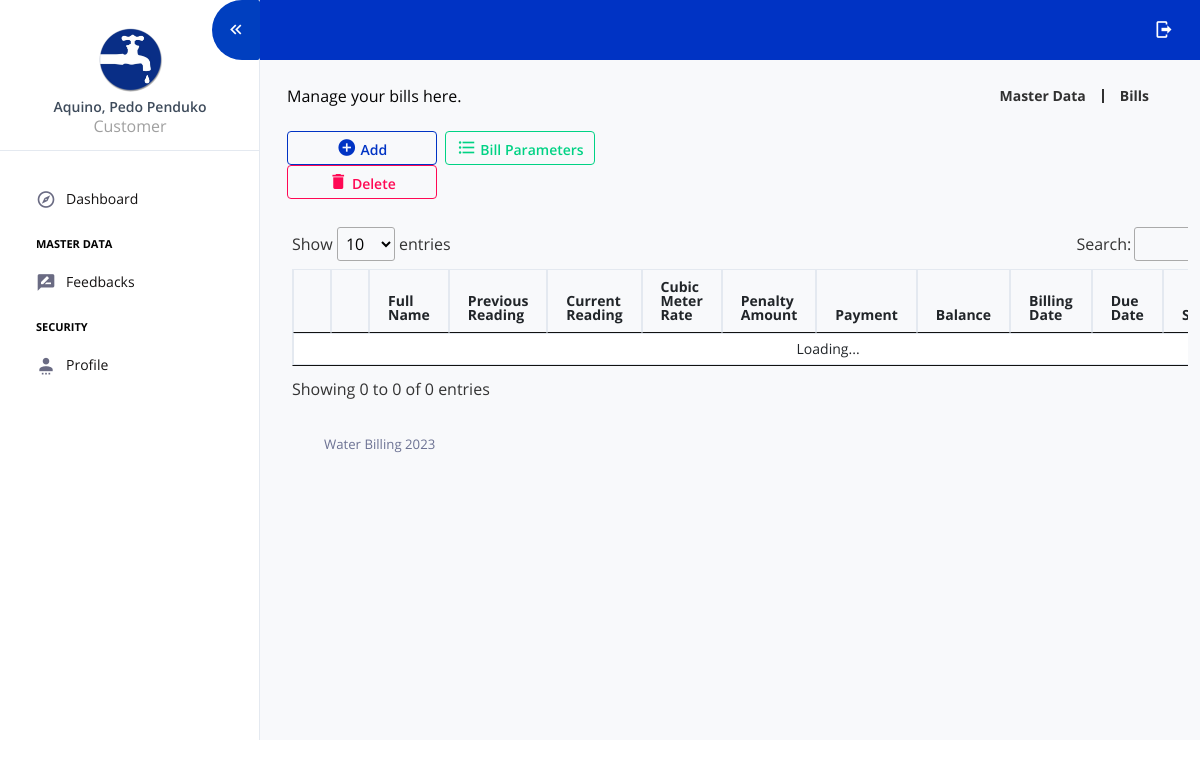
Page /?page=bills (signed in) on the earlier database version.
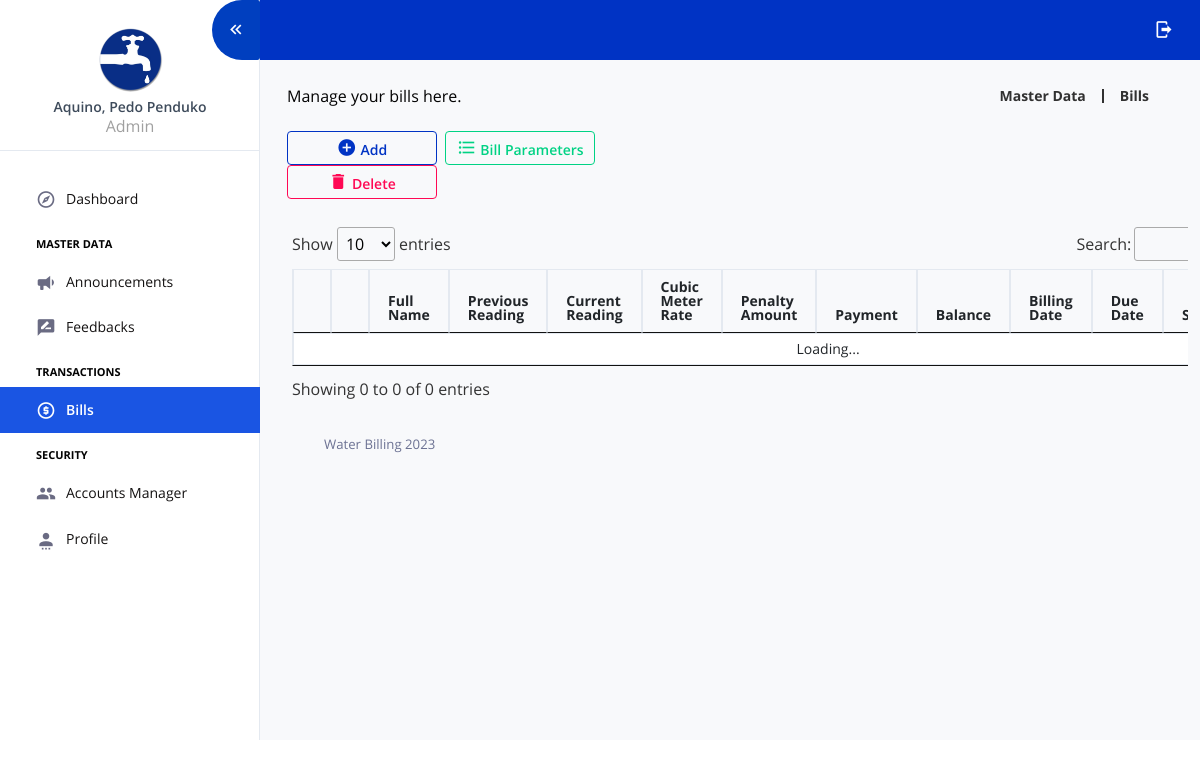
Same page on the later database version.
### core/my_functions.php (called while the page is built, shortened)
<?php
function userFullName($user_id){
	global $mysqli;
	$fetch = $mysqli->query("SELECT * FROM tbl_users WHERE user_id='$user_id'") or die(mysqli_error());
	if($fetch->num_rows > 0){
		$row = $fetch->fetch_array();
		return $row["user_lname"].", ".$row["user_fname"]." ".$row["user_mname"];
	}else{
		return "User not found.";
	}
}
function user_info($selected_data,$user_id){
	global $mysqli;
	$fetch = $mysqli->query("SELECT $selected_data FROM tbl_users WHERE user_id='$user_id'") or die(mysqli_error());
	$row = $fetch->fetch_array();
	return $row[0];
}
?>

### components/sidebar.php
<nav class="sidebar sidebar-offcanvas" id="sidebar">
  <ul class="nav">
    <li class="nav-item nav-profile border-bottom">
      <a href="?page=profile" class="nav-link flex-column">
        <div class="nav-profile-image">
          <img src="assets/images/faucet_2_icon.ico" alt="profile" />
        </div>
        <div class="nav-profile-text d-flex ml-0 mb-3 flex-column">
          <span class="font-weight-semibold mb-1 mt-2 text-center"><?= userFullName($user_id)?></span>
          <span class="text-secondary icon-sm text-center"><?= $session_user_category=="A"?"Admin":(($session_user_category=="C")?"Customer":"Meter Reader");?></span>
        </div>
      </a>
    </li>
    <li class="pt-0 pb-0">
      <span class="nav-item-head"></span>
    </li>
    <li class="nav-item <?= $page=="dashboard"?'active':''; ?>">
      <a class="nav-link" href="?page=dashboard">
        <i class="mdi mdi-compass-outline menu-icon"></i>
        <span class="menu-title">Dashboard</span>
      </a>
    </li>
    <?php if($session_user_category=="C" || $session_user_category=="A"){ ?>
    <li class="pt-2 pb-1">
      <span class="nav-item-head">Master Data</span>
    </li>
    <?php if($session_user_category=="A"){ ?>
    <li class="nav-item <?= $page=="announcements"?'active':''; ?>">
      <a class="nav-link" href="?page=announcements">
        <i class="mdi mdi-bullhorn menu-icon"></i>
        <span class="menu-title">Announcements</span>
      </a>
    </li>
    <?php } ?>
    <li class="nav-item <?= $page=="feedbacks"?'active':''; ?>">
      <a class="nav-link" href="?page=feedbacks">
        <i class="mdi mdi-message-draw menu-icon"></i>
        <span class="menu-title">Feedbacks</span>
      </a>
    </li>
    <?php } ?>
    <?php if($session_user_category=="A" || $session_user_category=="M"){ ?>
    <li class="pt-2 pb-1">
      <span class="nav-item-head">Transactions</span>
    </li>
    <li class="nav-item <?= $page=="bills"?'active':''; ?>">
      <a class="nav-link" href="?page=bills">
        <i class="mdi mdi-coin menu-icon"></i>
        <span class="menu-title">Bills</span>
      </a>
    </li>
    <?php } ?>
    <li class="pt-2 pb-1">
      <span class="nav-item-head">Security</span>
    </li>
    <?php if($session_user_category=="A"){ ?>
    <li class="nav-item <?= $page=="accounts_manager"?'active':''; ?>">
      <a class="nav-link" href="?page=accounts_manager">
        <i class="mdi mdi-account-multiple menu-icon"></i>
        <span class="menu-title">Accounts Manager</span>
      </a>
    </li>
    <?php } ?>
    <li class="nav-item <?= $page=="profile"?'active':''; ?>">
      <a class="nav-link" href="?page=profile">
        <i class="mdi mdi-account-settings menu-icon"></i>
        <span class="menu-title">Profile</span>
      </a>
    </li>
  </ul>
</nav>

Differences in the rows shown:
changed tbl_users "Aquino, Pedo Penduko": user_category "C" → "A" (drawn)
Other differences:
text no longer shown: "Customer"
text now shown: "Admin Announcements TRANSACTIONS Bills Accounts Manager"
